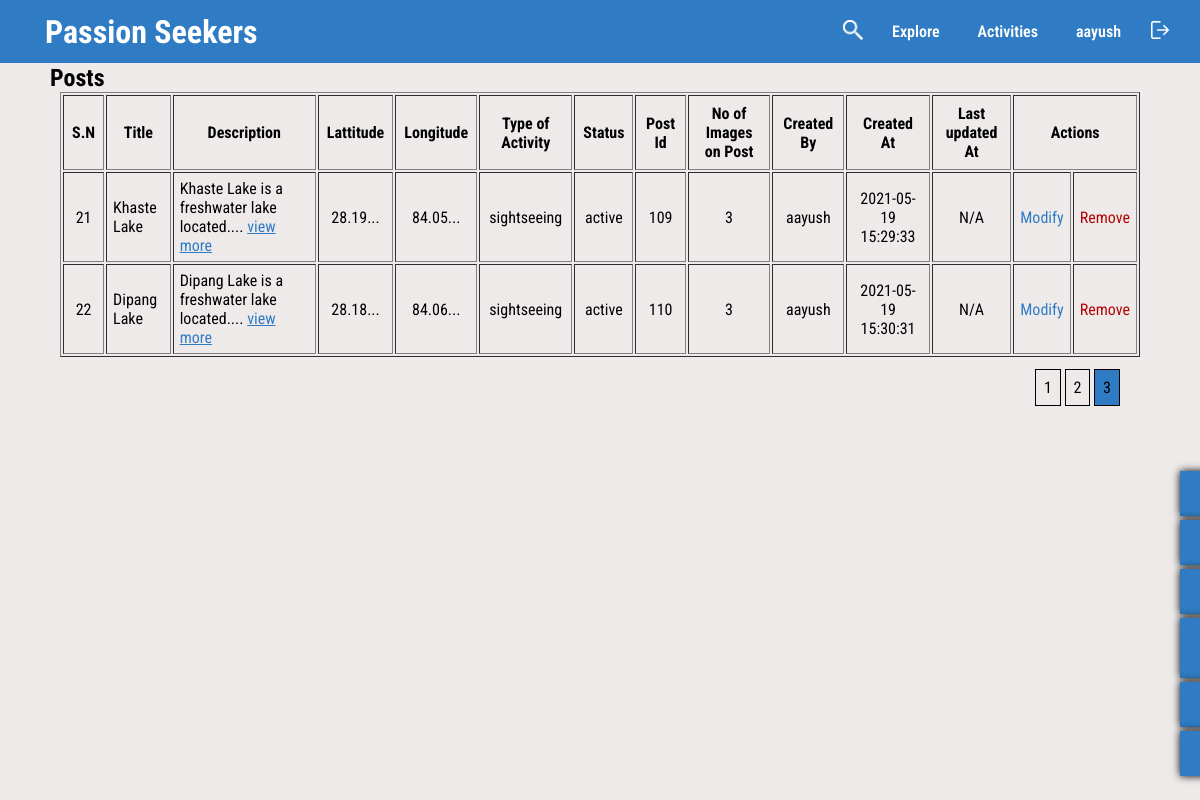
/allPosts.php?pageno=3 (signed in), run on an earlier commit of the app's database.
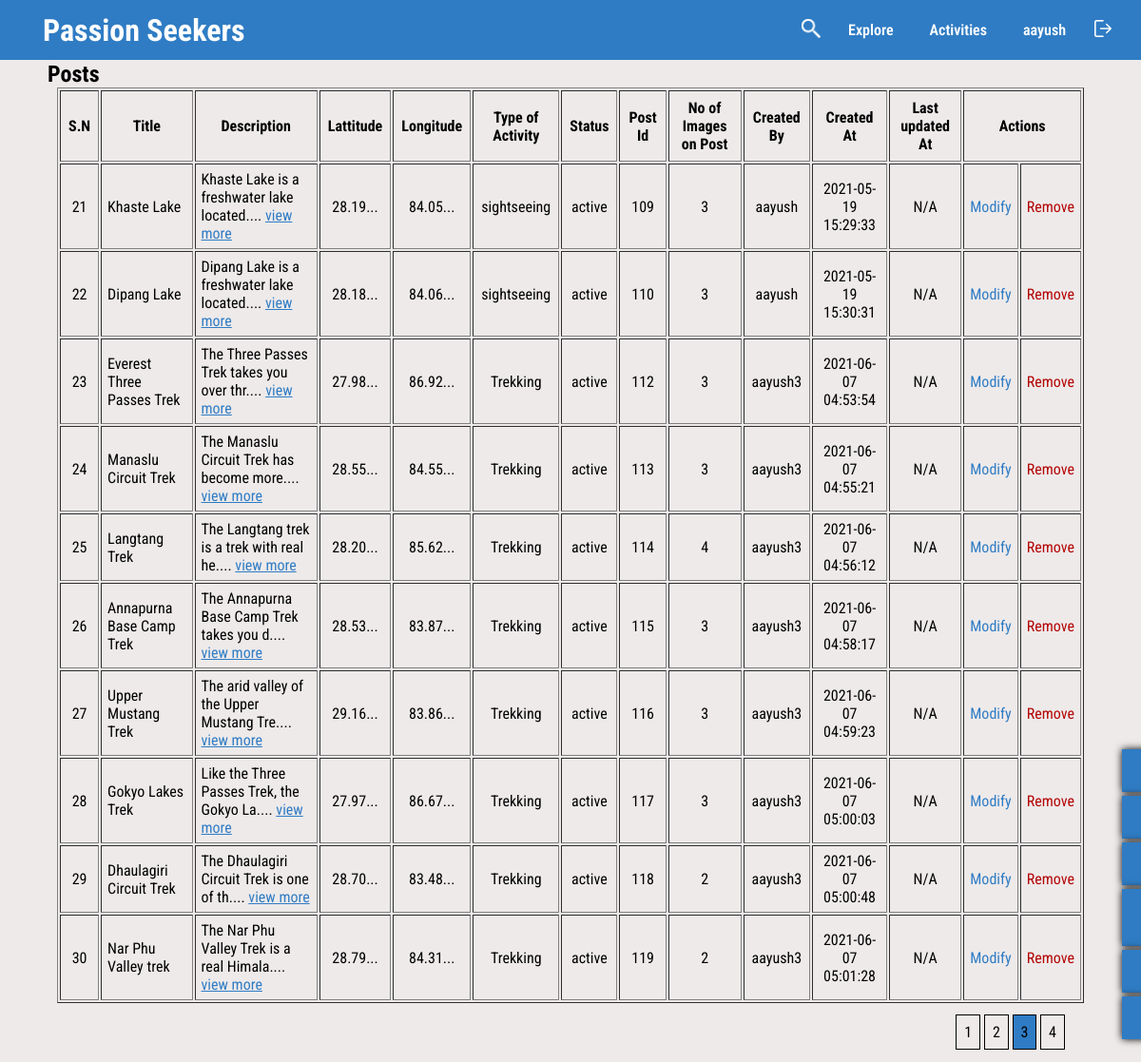
And on a later commit of the database.
### tables this page shows
CREATE TABLE `tbl_location` (
  `id` int NOT NULL,
  `title` varchar(50) NOT NULL,
  `description` text NOT NULL,
  `type_of_activity` varchar(50) NOT NULL,
  `admin_id` int NOT NULL,
  `lattitude` decimal(22,20) NOT NULL,
  `longitude` decimal(22,20) NOT NULL,
  `status` tinyint(1) NOT NULL DEFAULT '1',
  `created_at` timestamp NOT NULL DEFAULT CURRENT_TIMESTAMP,
  `updated_at` timestamp NULL DEFAULT NULL
);

### __connection.php (called while the page is built, shortened)
<?php
function mysqlisAdmin($id, $username)
{
  $query = "SELECT * FROM tbl_admins WHERE username='$username' AND status=1 AND id=$id";
  return $query;
}
function mysqlLocationAndImagesInfo($pageNo, $pageOffset)
{
  $pageNo = $pageNo * $pageOffset;
  $query =
    "SELECT
    id,
    title,
    `description`,
    lattitude,
    longitude,
    `status`,
    image_count,
    type_of_activity,
  	created_by,
    created_by_id,
    created_at,
    updated_at
FROM
    `tbl_location` AS l,
    (
    SELECT
        COUNT(location_id) AS image_count,
        location_id
    FROM
        `tbl_images`
    GROUP BY
        location_id
) AS i,
(
    SELECT username AS created_by,id AS created_by_id FROM `tbl_admins`
) AS a
WHERE
    i.location_id = l.id AND
    l.admin_id = a.created_by_id
LIMIT $pageNo,$pageOffset";
  return $query;
}
function mysqlLocationPostCount()
{
  $query = "SELECT COUNT(id) as `total` FROM `tbl_location`";
  return $query;
}

### allPosts.php (the view, shortened to what the changed rows need)
<?php
require_once './__connection.php';
?>
<!DOCTYPE html>
<html lang="en">
<head>
   <link rel="stylesheet" href="./style/style.css">
   <link rel="stylesheet" href="./style/header-navigationBar.css">
   <link rel="stylesheet" href="./style/all-posts.css">
   <link rel="stylesheet" href="./style/admin-jobs.css">
</head>
<body>
   <?php
   $checkAdminQuery = mysqlisAdmin($_SESSION['id'], $_SESSION['username']);
   $checkAdminResult = $connection->query($checkAdminQuery);
   if ($checkAdminResult->num_rows == 1) {
      $pageNumber = 1;
      if (isset($_GET['pageno']) && is_numeric($_GET['pageno']) && $_GET['pageno'] > 1) {
         $pageNumber = $_GET['pageno'];
      }
      $pageOfset = 10;
      $result = $connection->query(mysqlLocationAndImagesInfo($pageNumber - 1, $pageOfset));
      $postList = [];
      while ($row = $result->fetch_assoc()) {
         array_push($postList, $row);
      }
   } else {
      $err['user'] = 'Not a valid User';
   }
   $totalPost = ($connection->query(mysqlLocationPostCount()))->fetch_assoc();
   $pageCount = ceil($totalPost['total'] / $pageOfset);
   ?>
   <header>
      <?php require_once './__navigationBar.php' ?>
   </header>
   <?php if ($checkAdminResult->num_rows == 1) { ?>
      <section class="all__posts">
         <h2 class="all__posts__title">Posts</h2>
         <div class="all__posts__body">
            <table border="1" class="all__posts__contents">
               <thead class="all__posts__contents__head">
                  <th>S.N</th>
                  <th>Title</th>
                  <th>Description</th>
                  <th>Lattitude</th>
                  <th>Longitude</th>
                  <th>Type of Activity</th>
                  <th>Status</th>
                  <th>Post Id</th>
                  <th>No of Images on Post</th>
                  <th>Created By</th>
                  <th>Created At</th>
                  <th>Last updated At</th>
                  <th colspan="2">Actions</th>
               </thead>
               <tbody>
                  <?php foreach ($postList as $index => $post) { ?>
                     <tr class="all__posts__contents__content">
                        <td><?php echo $pageOfset * $pageNumber - $pageOfset + $index + 1 ?></td>
                        <td class="all__posts__contents__content__left"><?php echo $post['title'] ?></td>
                        <td class="all__posts__contents__content__left"><?php echo substr($post['description'], 0, 40) . ".... <a href='./individualPage.php?id=" . $post['id'] . "' class='all__posts__contents__content__more' >view more</a>" ?></td>
                        <td><?php echo substr($post['lattitude'], 0, 5) . "..." ?></td>
                        <td><?php echo substr($post['longitude'], 0, 5) . "..." ?></td>
                        <td><?php echo $post['type_of_activity'] ?></td>
                        <td><?php echo $post['status'] == 1 ? 'active' : 'hidden' ?></td>
                        <td><?php echo $post['id'] ?></td>
                        <td><?php echo $post['image_count'] ?></td>
                        <td><?php echo $post['created_by'] ?></td>
                        <td><?php echo $post['created_at'] ?></td>
                        <td><?php echo $post['updated_at'] ? $post['updated_at'] : 'N/A' ?></td>
                        <td><a href="<?php echo "./editPost.php?id=" . $post['id'] ?>" class="all__posts__contents__content__edit">Modify</a></td>
                        <td><a href="<?php echo "./removePost.php?redirect=true&id=" . $post['id'] ?>" class="all__posts__contents__content__remove">Remove</a></td>
                     </tr>
                  <?php } ?>
               </tbody>
            </table>
         </div>
      </section>
      <div class="page__numbers">
         <?php for ($i = 1; $i <= $pageCount; $i++) {
            if ($pageNumber == $i) { ?>
               <p class="page__number page__number--active"><a><?php echo $i ?></a></p>
            <?php } else { ?>
               <p class="page__number page__number"><a href="<?php echo './allPosts.php?pageno=' . $i ?>"><?php echo $i ?></a></p>
            <?php } ?>
         <?php } ?>
      </div>
   <?php } ?>
</body>
</html>

What changed in the data, as far as the page shows it:
added tbl_location: index "23", title "Everest Three Passes Trek", description "The Three Passes Trek takes you over thr", lattitude "27.98", longitude "86.92", type_of_activity "Trekking", status "active", id "112", image_count "3", created_by "aayush3", created_at "2021-06-07 04:53:54", shows "N/A"
added tbl_location: index "24", title "Manaslu Circuit Trek", description "The Manaslu Circuit Trek has become more", lattitude "28.55", longitude "84.55", type_of_activity "Trekking", status "active", id "113", image_count "3", created_by "aayush3", created_at "2021-06-07 04:55:21", shows "N/A"
added tbl_location: index "25", title "Langtang Trek", description "The Langtang trek is a trek with real he", lattitude "28.20", longitude "85.62", type_of_activity "Trekking", status "active", id "114", image_count "4", created_by "aayush3", created_at "2021-06-07 04:56:12", shows "N/A"
added tbl_location: index "26", title "Annapurna Base Camp Trek", description "The Annapurna Base Camp Trek takes you d", lattitude "28.53", longitude "83.87", type_of_activity "Trekking", status "active", id "115", image_count "3", created_by "aayush3", created_at "2021-06-07 04:58:17", shows "N/A"
added tbl_location: index "27", title "Upper Mustang Trek", description "The arid valley of the Upper Mustang Tre", lattitude "29.16", longitude "83.86", type_of_activity "Trekking", status "active", id "116", image_count "3", created_by "aayush3", created_at "2021-06-07 04:59:23", shows "N/A"
added tbl_location: index "28", title "Gokyo Lakes Trek", description "Like the Three Passes Trek, the Gokyo La", lattitude "27.97", longitude "86.67", type_of_activity "Trekking", status "active", id "117", image_count "3", created_by "aayush3", created_at "2021-06-07 05:00:03", shows "N/A"
added tbl_location: index "29", title "Dhaulagiri Circuit Trek", description "The Dhaulagiri Circuit Trek is one of th", lattitude "28.70", longitude "83.48", type_of_activity "Trekking", status "active", id "118", image_count "2", created_by "aayush3", created_at "2021-06-07 05:00:48", shows "N/A"
added tbl_location: index "30", title "Nar Phu Valley trek", description "The Nar Phu Valley Trek is a real Himala", lattitude "28.79", longitude "84.31", type_of_activity "Trekking", status "active", id "119", image_count "2", created_by "aayush3", created_at "2021-06-07 05:01:28", shows "N/A"
Also different on the page:
new list line: "4"
